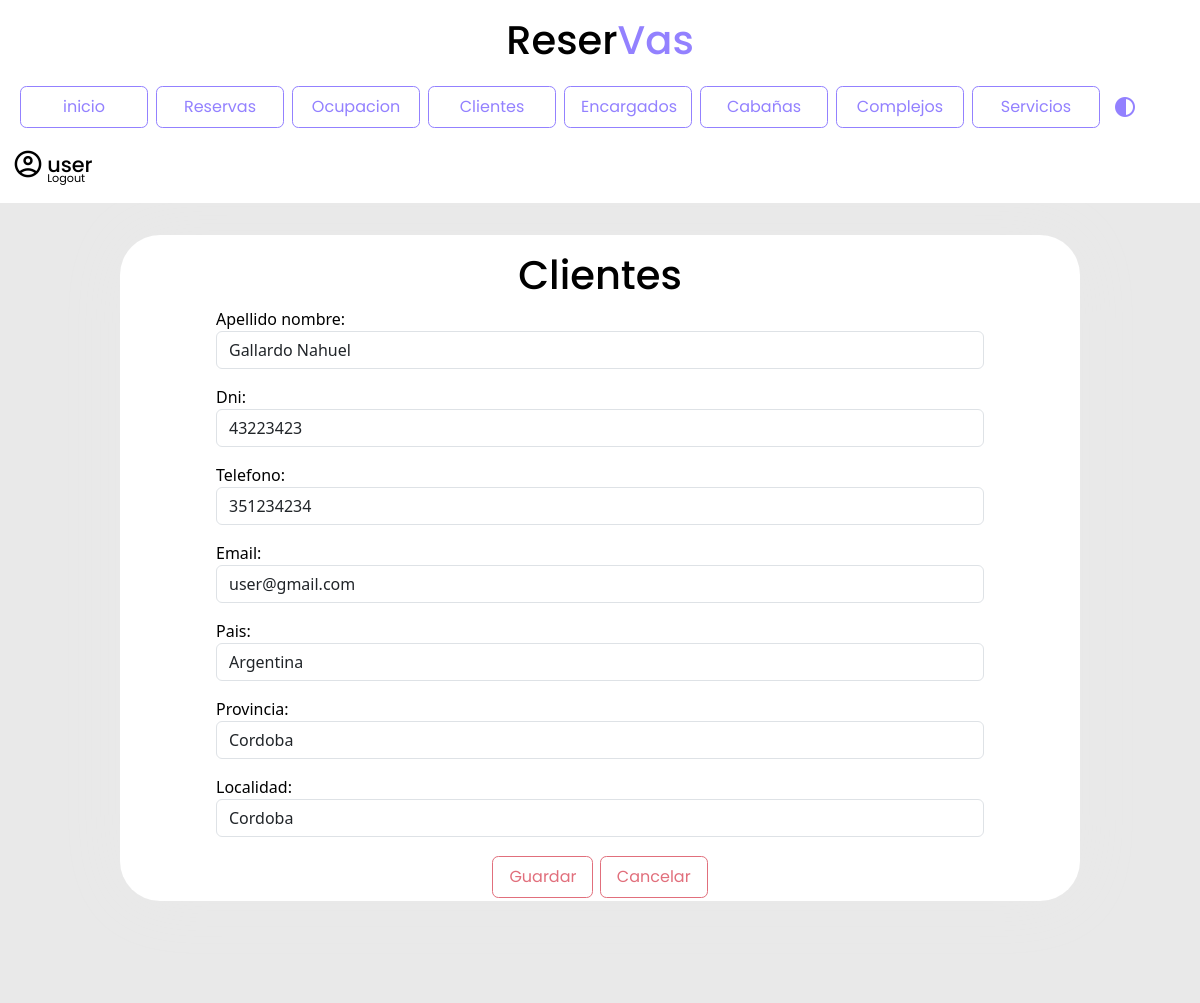
Screenshot of /clientes/clienteModif/1/ (signed in) with the database file from the repository.
### reservas/models.py (models this page shows, shortened)
class Cliente(models.Model):
    dni = models.IntegerField()
    apellido_nombre = models.CharField(max_length=100)
    telefono = models.CharField(max_length=30)
    email = models.CharField(max_length=50, default="user@gmail.com")
    pais = models.CharField(max_length=30, default="Argentina")
    provincia = models.CharField(max_length=30, default="Cordoba")
    localidad = models.CharField(max_length=30, default="Cordoba")

### reservas/views.py (the view)
# urls.py: path('clientes/clienteModif/<int:pk>/', views.modif_cliente.as_view(), name='modif_cliente'),
class modif_cliente(LoginRequiredMixin, UpdateView):
    login_url = '/login/'
    model = Cliente
    form_class = formCliente
    template_name = 'form_cliente.html'
    success_url = reverse_lazy('lista_clientes')

### reservas/forms.py
class formCliente(forms.ModelForm):
    class Meta:
        model = Cliente
        fields = ('apellido_nombre', 'dni', 'telefono', 'email', 'pais', 'provincia', 'localidad')
        widgets = {
            'apellido_nombre': forms.TextInput(attrs={'class': 'form-control', 'placeholder': 'Ingrese su Nombre y Apellido'}),
            'dni': forms.NumberInput(attrs={'class': 'form-control', 'placeholder': 'Ingrese su Número de Documento'}),
            'telefono': forms.NumberInput(attrs={'class': 'form-control', 'placeholder': 'Ingrese su Teléfono'}),
            'email': forms.EmailInput(attrs={'class': 'form-control' , 'placeholder': 'Ingrese su Correo Electrónico'}),
            'pais': forms.TextInput(attrs={'class': 'form-control', 'placeholder': 'Ingrese su Pais de Origen'}),
            'provincia': forms.TextInput(attrs={'class': 'form-control', 'placeholder': 'Ingrese su Provincia de Origen'}),
            'localidad': forms.TextInput(attrs={'class': 'form-control', 'placeholder': 'Ingrese su Localidad de Origen'}),
        }

### reservas/templates/form_cliente.html (shortened to what this page needs)
{% include 'navbar.html' %}
{% load static %}
{% block content %}
<div class="contenedor2">
    <div class="formulario">
        <div class="row">
            <h1 class="titulo">Clientes</h1>
            <form method="post" enctype="multipart/form-data">
                {{form.as_p}}
                <div class="contenedorBotones">
                    <button class="botonSecundario" type="submit">Guardar</button>
                    <a class="botonSecundario" href="{% url 'lista_clientes' %}">Cancelar</a>
                </div>
            </form>
        </div>
    </div>
</div>
{% endblock %}

### reservas/templates/navbar.html (shortened to what this page needs)
{% extends 'base.html' %}
{% load static %}
{% block content %}
<header>
    <h1>Reser<span>Vas</span></h1>
</header>
<nav class="navbar navbar-expand-lg">
    <div class="container-fluid">
        <div class="navbar collapse navbar-collapse" id="navbarSupportedContent" >
            <ul class="navbar-nav me-auto mb-2 mb-lg-0">
                <li class="nav-item">
                    <a class="botonPrimario" href="/">inicio</a>
                </li>
                <li class="nav-item">
                    <a class="botonPrimario" href="/reservas">Reservas</a>
                </li>
                <li class="nav-item">
                    <a class="botonPrimario" href="{% url 'cabanias_disponibles' %}">Ocupacion</a>
                </li>
                <li class="nav-item">
                    <a class="botonPrimario" href="/clientes">Clientes</a>
                </li>
                <li class="nav-item">
                    <a class="botonPrimario" href="/encargados">Encargados</a>
                </li>
                <li class="nav-item">
                    <a class="botonPrimario" href="/cabanias">Cabañas</a>
                </li>
                <li class="nav-item">
                    <a class="botonPrimario" href="/complejos">Complejos</a>
                </li>
                <li class="nav-item">
                    <a class="botonPrimario"  href="/servicios">Servicios</a>
                </li>
                <button type="button" class="btn dark-mode">
                    <span class="material-symbols-outlined" id="botonDarkMode">
                    </span>
                </button>
            </ul>
            <div class="contenedorUsuario">
                <span class="material-symbols-outlined">
                </span>
                <div>
                    {% if request.user.is_authenticated %}
                    <h4 class="user">{{ request.user.username }}</h4>
                    <a href="/logout/">Logout</a>
                    {% else %}
                    <a href="/login/">Login</a>
                    {% endif %}
                </div>
            </div>
        </div>
    </div>
</nav>
{% endblock %}

### reservas/static/css/general.css (style rules this page uses)
:root { --font-family: 'poppins' sans-serif ; --color-primary: #9381ff; --color-danger: #e16f7c; --color-white: #fff; --color-dark: #000; --color-cyan: #51D6FF; --color-Terciary:#ff8811; --color-dark-variant: #E8F1F2; --color-background: #e9e9e9; --card-border-radius: 2rem; --border-radius-1: 0.4rem; --border-radius-2: 1.2rem; --card-padding: 1.8rem; --padding-1: 1.2rem; --box-shadow: 0 1rem 2rem var(--color-light); --bs-emphasis-color:var(--color-danger); --bs-table-striped-color:var(--color-dark-variant) }
html, body { margin: 0; padding: 0; height: 100%; width: 100%; background-color: var(--color-background); }
.contenedor2 { min-height: 100%; min-width: 100%; background-color: var(--color-background); overflow-y: auto; }
.detalle h1,h3,h4,p { color: var(--color-dark); }
.navbar { background-color: var(--color-white); display: flex; margin: auto; }
.navbar a.botonPrimario { justify-content: center; width: 8rem; }
header { position: relative; background-color:var(--color-white); height: 4rem; font-family: 'poppins', sans-serif; text-align: center; }
header h1 { color: var(--color-dark); background-color: var(--color-white); position: relative; top: 1rem; }
header span { color: var(--color-primary); transition: ease .8s; }
.botonPrimario { padding: 1rem; font-family: 'poppins', sans-serif; font-size: 1rem; font-weight:400; line-height: 0.5; margin-left:0.5rem; margin-top:0.4rem ; display: inline-block; text-align: center; text-decoration: none; vertical-align: middle; cursor: pointer; border: 0.1rem solid var(--color-primary); border-radius: var(--border-radius-1); background-color: var(--color-white); user-select: none; transition:ease-in-out 0.35s all; width: 10rem; text-decoration: none; color: var(--color-primary); }
.botonSecundario { padding: 1rem; margin:0.2rem; font-family: 'poppins', sans-serif; font-size: 1rem; font-weight:400; line-height: 0.5; display: inline-block; text-align: center; text-decoration: none; vertical-align: middle; cursor: pointer; border: 0.1rem solid #e16f7c; border-radius: var(--border-radius-1); background-color: transparent; user-select: none; transition:ease-in-out 0.35s all; text-decoration: none; color: #e16f7c; }
.formulario { position: relative; top: 2rem; width: 80%; margin: auto; background-color: var(--color-white); border-radius: 2.5rem; box-shadow: 0.05rem 0.05rem 4rem var(--color-background); }
p { width: 80%; margin: auto; }
.formulario h1 { color: var(--color-dark); font-family: 'poppins', sans-serif; text-align: center; margin-top: 1rem; }
.contenedorBotones { width: 100%; margin: auto; top: 0; display: flex; justify-content: center; }
label { color: var(--color-dark); display: inline-block; width: 150px; }
.contenedorUsuario { color: var(--color-dark); display: flex; flex-direction: row; transition: ease .8s; margin-right: 3rem; margin-top: 1rem; font-family: 'poppins', sans-serif; background-color: transparent; }
.contenedorUsuario span { margin-right: .2rem; font-size: 2rem; background-color: transparent; transition: ease .5s; }
.contenedorUsuario h4 { font-size: 1.3rem; margin-top: .3rem; transition: ease .5s; }
.contenedorUsuario div { display: flex; flex-direction: column; }
.contenedorUsuario div a { text-decoration: none; color: var(--color-dark); transition: ease .8s; margin-top: -1rem; font-size: .7rem; }
#botonDarkMode { color: var(--color-primary); margin-top: .5rem; }
a:link, a:visited, a:active { text-decoration: none; }

### rows the page displays
Cliente: apellido_nombre "Gallardo Nahuel", dni "43223423", telefono "351234234", email "user@gmail.com", pais "Argentina", provincia "Cordoba", localidad "Cordoba"

### other values shown
{{ request.user.username }} "user"
